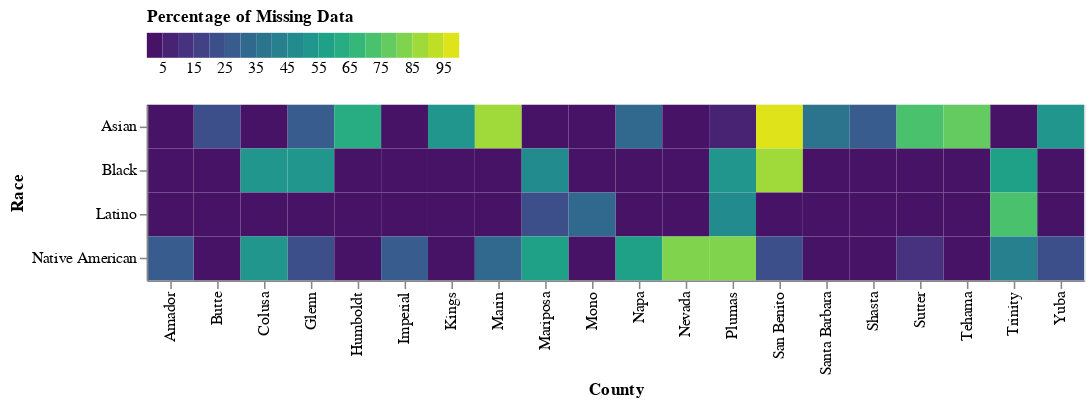

Here is the notebook cell this chart was saved with:
### Code cell
Heat_1

### Figure 1 — Vega-Lite specification as saved in the notebook (floating-point values rounded to 4 significant figures)
{"config": {"view": {"continuousWidth": 400, "continuousHeight": 300}}, "data": {"name": "data-36db9de7d160a6f7cb1cfbc158a03324"}, "mark": "rect", "encoding": {"color": {"type": "quantitative", "bin": {"maxbins": 25}, "field": "num_null", "legend": {"orient": "top", "title": "Percentage of Missing Data"}, "scale": {"scheme": "viridis"}}, "x": {"type": "nominal", "axis": {"title": "County"}, "field": "county_name"}, "y": {"type": "nominal", "axis": {"title": "Race"}, "field": "race"}}, "height": 112.5, "width": 600, "$schema": "https://vega.github.io/schema/vega-lite/v4.8.1.json", "datasets": {"data-36db9de7d160a6f7cb1cfbc158a03324": [{"county_name": "Butte", "area": "Central Valley North", "race": "Asian", "num_null": 24.0}, {"county_name": "Glenn", "area": "Central Valley North", "race": "Asian", "num_null": 28.0}, {"county_name": "Humboldt", "area": "Costal North", "race": "Asian", "num_null": 60.0}, {"county_name": "Kings", "area": "Central Valley South", "race": "Asian", "num_null": 52.0}, {"county_name": "Marin", "area": "Bay Area", "race": "Asian", "num_null": 88.0}, {"county_name": "Napa", "area": "Bay Area", "race": "Asian", "num_null": 32.0}, {"county_name": "Plumas", "area": "Mountain North", "race": "Asian", "num_null": 8.0}, {"county_name": "San Benito", "area": "Central Coast", "race": "Asian", "num_null": 100.0}, {"county_name": "Santa Barbara", "area": "Central Coast", "race": "Asian", "num_null": 36.0}, {"county_name": "Shasta", "area": "Central Valley North", "race": "Asian", "num_null": 28.0}, {"county_name": "Sutter", "area": "Central Valley North", "race": "Asian", "num_null": 72.0}, {"county_name": "Tehama", "area": "Central Valley North", "race": "Asian", "num_null": 76.0}, {"county_name": "Yuba", "area": "Central Valley North", "race": "Asian", "num_null": 52.0}, {"county_name": "Colusa", "area": "Central Valley North", "race": "Asian", "num_null": 0.0}, {"county_name": "Mariposa", "area": "Central Valley South", "race": "Asian", "num_null": 0.0}, {"county_name": "Trinity", "area": "Mountain North", "race": "Asian", "num_null": 0.0}, {"county_name": "Mono", "area": "Mountain South", "race": "Asian", "num_null": 0.0}, {"county_name": "Amador", "area": "Mountain South", "race": "Asian", "num_null": 0.0}, {"county_name": "Imperial", "area": "Southern California Inland", "race": "Asian", "num_null": 0.0}, {"county_name": "Nevada", "area": "Mountain North", "race": "Asian", "num_null": 0.0}, {"county_name": "Butte", "area": "Central Valley North", "race": "Black", "num_null": 0.0}, {"county_name": "Glenn", "area": "Central Valley North", "race": "Black", "num_null": 52.0}, {"county_name": "Humboldt", "area": "Costal North", "race": "Black", "num_null": 0.0}, {"county_name": "Kings", "area": "Central Valley South", "race": "Black", "num_null": 0.0}, {"county_name": "Marin", "area": "Bay Area", "race": "Black", "num_null": 0.0}, {"county_name": "Napa", "area": "Bay Area", "race": "Black", "num_null": 0.0}, {"county_name": "Plumas", "area": "Mountain North", "race": "Black", "num_null": 52.0}, {"county_name": "San Benito", "area": "Central Coast", "race": "Black", "num_null": 88.0}, {"county_name": "Santa Barbara", "area": "Central Coast", "race": "Black", "num_null": 0.0}, {"county_name": "Shasta", "area": "Central Valley North", "race": "Black", "num_null": 0.0}, {"county_name": "Sutter", "area": "Central Valley North", "race": "Black", "num_null": 0.0}, {"county_name": "Tehama", "area": "Central Valley North", "race": "Black", "num_null": 0.0}, {"county_name": "Yuba", "area": "Central Valley North", "race": "Black", "num_null": 0.0}, {"county_name": "Colusa", "area": "Central Valley North", "race": "Black", "num_null": 52.0}, {"county_name": "Mariposa", "area": "Central Valley South", "race": "Black", "num_null": 48.0}, {"county_name": "Trinity", "area": "Mountain North", "race": "Black", "num_null": 56.0}, {"county_name": "Mono", "area": "Mountain South", "race": "Black", "num_null": 0.0}, {"county_name": "Amador", "area": "Mountain South", "race": "Black", "num_null": 0.0}, {"county_name": "Imperial", "area": "Southern California Inland", "race": "Black", "num_null": 0.0}, {"county_name": "Nevada", "area": "Mountain North", "race": "Black", "num_null": 0.0}, {"county_name": "Butte", "area": "Central Valley North", "race": "Latino", "num_null": 0.0}, {"county_name": "Glenn", "area": "Central Valley North", "race": "Latino", "num_null": 0.0}, {"county_name": "Humboldt", "area": "Costal North", "race": "Latino", "num_null": 0.0}, {"county_name": "Kings", "area": "Central Valley South", "race": "Latino", "num_null": 0.0}, {"county_name": "Marin", "area": "Bay Area", "race": "Latino", "num_null": 0.0}, {"county_name": "Napa", "area": "Bay Area", "race": "Latino", "num_null": 0.0}, {"county_name": "Plumas", "area": "Mountain North", "race": "Latino", "num_null": 48.0}, {"county_name": "San Benito", "area": "Central Coast", "race": "Latino", "num_null": 0.0}, {"county_name": "Santa Barbara", "area": "Central Coast", "race": "Latino", "num_null": 0.0}, {"county_name": "Shasta", "area": "Central Valley North", "race": "Latino", "num_null": 0.0}, {"county_name": "Sutter", "area": "Central Valley North", "race": "Latino", "num_null": 0.0}, {"county_name": "Tehama", "area": "Central Valley North", "race": "Latino", "num_null": 0.0}, {"county_name": "Yuba", "area": "Central Valley North", "race": "Latino", "num_null": 0.0}, {"county_name": "Colusa", "area": "Central Valley North", "race": "Latino", "num_null": 0.0}, {"county_name": "Mariposa", "area": "Central Valley South", "race": "Latino", "num_null": 24.0}, {"county_name": "Trinity", "area": "Mountain North", "race": "Latino", "num_null": 72.0}, {"county_name": "Mono", "area": "Mountain South", "race": "Latino", "num_null": 32.0}, {"county_name": "Amador", "area": "Mountain South", "race": "Latino", "num_null": 0.0}, {"county_name": "Imperial", "area": "Southern California Inland", "race": "Latino", "num_null": 0.0}, {"county_name": "Nevada", "area": "Mountain North", "race": "Latino", "num_null": 0.0}, {"county_name": "Butte", "area": "Central Valley North", "race": "Native American", "num_null": 0.0}, {"county_name": "Glenn", "area": "Central Valley North", "race": "Native American", "num_null": 24.0}, {"county_name": "Humboldt", "area": "Costal North", "race": "Native American", "num_null": 0.0}, {"county_name": "Kings", "area": "Central Valley South", "race": "Native American", "num_null": 0.0}, {"county_name": "Marin", "area": "Bay Area", "race": "Native American", "num_null": 32.0}, {"county_name": "Napa", "area": "Bay Area", "race": "Native American", "num_null": 56.0}, {"county_name": "Plumas", "area": "Mountain North", "race": "Native American", "num_null": 80.0}, {"county_name": "San Benito", "area": "Central Coast", "race": "Native American", "num_null": 24.0}, {"county_name": "Santa Barbara", "area": "Central Coast", "race": "Native American", "num_null": 0.0}, {"county_name": "Shasta", "area": "Central Valley North", "race": "Native American", "num_null": 0.0}, {"county_name": "Sutter", "area": "Central Valley North", "race": "Native American", "num_null": 12.0}, {"county_name": "Tehama", "area": "Central Valley North", "race": "Native American", "num_null": 0.0}, {"county_name": "Yuba", "area": "Central Valley North", "race": "Native American", "num_null": 20.0}, {"county_name": "Colusa", "area": "Central Valley North", "race": "Native American", "num_null": 52.0}, {"county_name": "Mariposa", "area": "Central Valley South", "race": "Native American", "num_null": 56.0}, {"county_name": "Trinity", "area": "Mountain North", "race": "Native American", "num_null": 40.0}, {"county_name": "Mono", "area": "Mountain South", "race": "Native American", "num_null": 0.0}, {"county_name": "Amador", "area": "Mountain South", "race": "Native American", "num_null": 28.0}, {"county_name": "Imperial", "area": "Southern California Inland", "race": "Native American", "num_null": 28.0}, {"county_name": "Nevada", "area": "Mountain North", "race": "Native American", "num_null": 80.0}]}}
